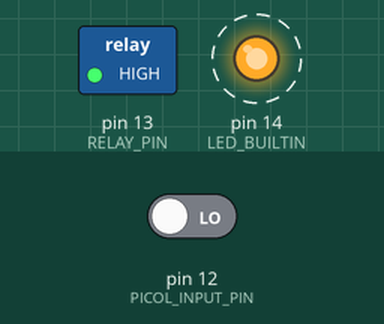
Recording of a sketch running on a simulated Arduino Uno, built with avr-gcc and run on an emulated ATmega328P. On the bench: switched loads named in the sketch (green lamp = pin HIGH), output pins drawn as LEDs (lit = HIGH). Dashed ring = blinking. Inputs (shaded band) come from the test bench; at power-on: pin 12 (PICOL_INPUT_PIN) LOW. What the sketch prints to the serial monitor is not drawn.

Above: at 0.5 s.
Timing chart, 0 to 4.6 s (numbered marks = the images above):
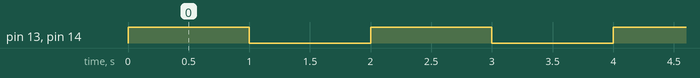

Measured:
- by itself, pin 13 (RELAY_PIN), pin 14 (LED_BUILTIN): alternates HIGH for 1.0 s and LOW for 1.0 s

The sketch:

Blink.ino
```cpp
int LED_BUILTIN = 14;
int RELAY_PIN = 13;
int PICOL_INPUT_PIN = 12;

void setup() {

  Serial.begin(115200);

  pinMode(LED_BUILTIN, OUTPUT);
  pinMode(RELAY_PIN, OUTPUT);
  pinMode(PICOL_INPUT_PIN, INPUT);
}
void loop() {
  digitalWrite(LED_BUILTIN, HIGH);
  digitalWrite(RELAY_PIN, HIGH);
  delay(1000);
  digitalWrite(LED_BUILTIN, LOW);
  digitalWrite(RELAY_PIN, LOW);
  delay(1000);
  int i = digitalRead(PICOL_INPUT_PIN);
  Serial.println(i);
}
```
